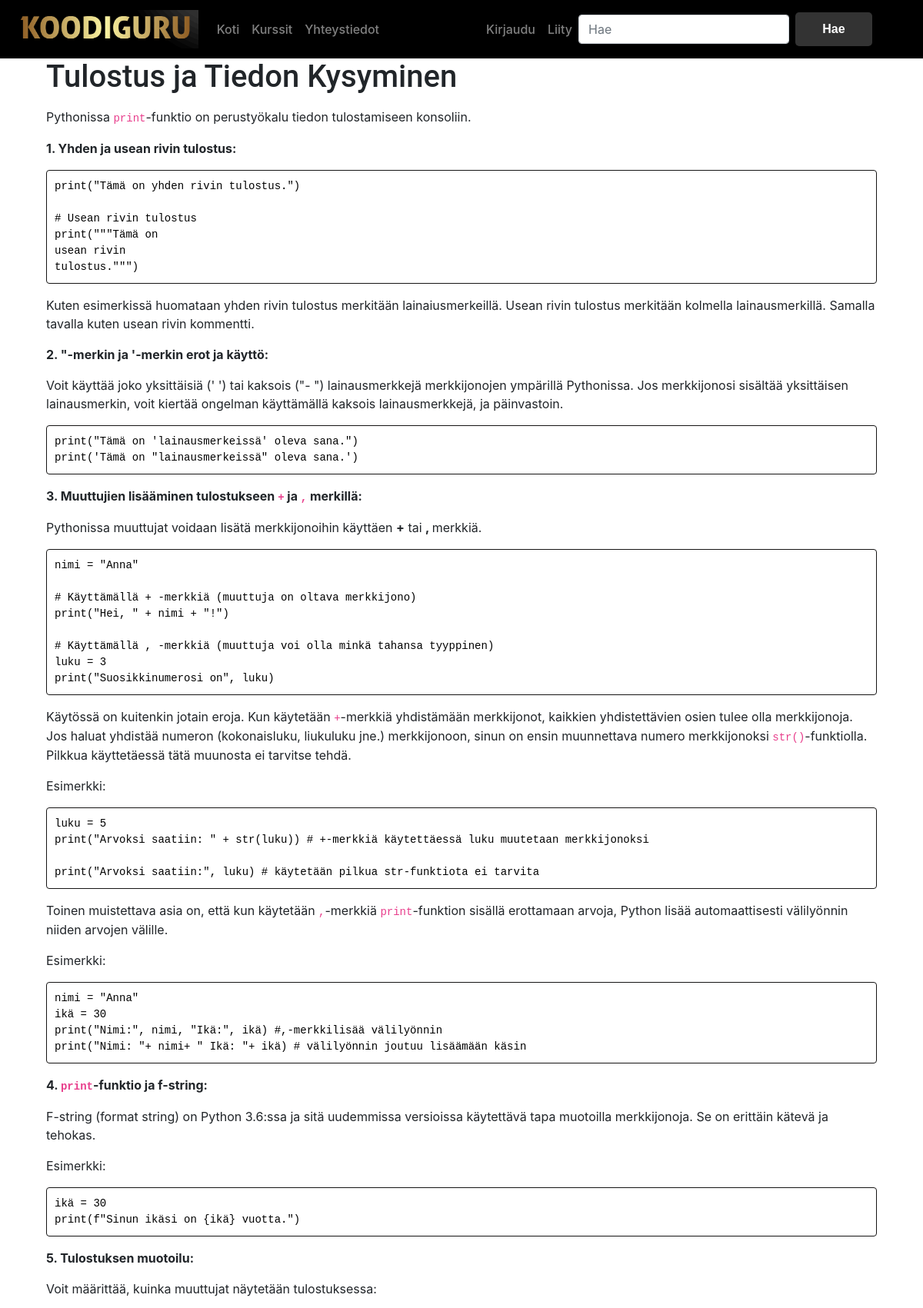
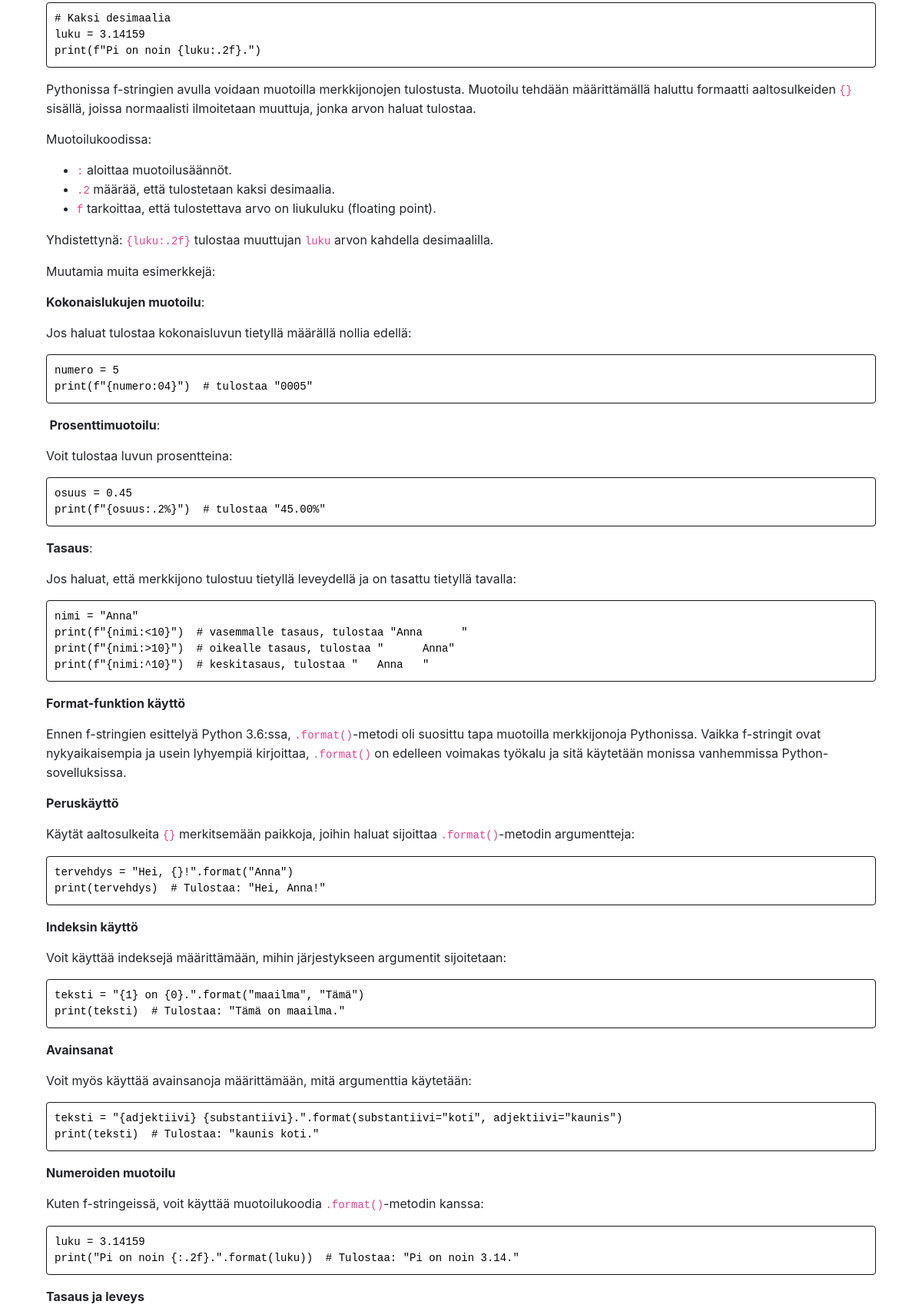
The page /tutorial/3/ (upper part) on the database its author committed (2 pictures, top to bottom).
### main_app/models.py (models this page shows, shortened)
class Tutorial(models.Model):
    title = models.CharField(max_length=200)
    description = RichTextField()
    content = RichTextField()
    category = models.ForeignKey(
        TutorialCategory, on_delete=models.CASCADE, default=get_default_category
    )
    video_url = models.URLField(blank=True, null=True)
    tutorialLogo = models.ImageField(
        upload_to="tuto_logos/", default="tuto_logos/default_tuto.png"
    )

### main_app/views.py (the view)
# urls.py: path('tutorial/<int:tutorial_id>/', views.tutorial_detail, name='tutorial_detail'),
def tutorial_detail(request, tutorial_id):
    tutorial = get_object_or_404(Tutorial, id=tutorial_id)
    task_id = request.session.get("task_id")  # Haetaan task_id istunnosta
    context = {
        "tutorial": tutorial,
        "task_id": task_id,  # Lisätään task_id kontekstiin
    }
    return render(request, "main_app/tutorial_detail.html", context)

### main_app/templates/main_app/tutorial_detail.html (shortened to what this page needs)
    <link href="https://cdn.jsdelivr.net/npm/prismjs@1.25.0/themes/prism.css" rel="stylesheet"/>
    {% extends 'main_app/base.html' %}
     {% load embed_video_tags %}
    {% block content %}
    {% load static %}
<link rel="stylesheet" type="text/css" href="{% static 'css/tutorial_detail_styles.css' %}">
        <div class="container">
                <h1>{{ tutorial.title|safe }}</h1>
                <p>{{ tutorial.content|safe }}</p>
            </div>
        </div>
    {% endblock %}

### main_app/static/css/main_styles.css (style rules this page uses)
body { font-family: "Source Sans Pro", sans-serif; background-color: #f7f7f7; }
h1, h2, h3, h4, h5, h6 { font-family: "Roboto", sans-serif; font-weight: 500; }

### main_app/static/css/tutorial_detail_styles.css (style rules this page uses)
pre { background-color: #ffff; border-radius: 4px; padding: 10px; border: 1px double #161515; overflow-x: auto; }
pre code { background-color: transparent; color: white; font-family: 'Courier New', monospace; }
.language-python { background-color: #FFFFFF !important; }

### rows shown on the page
Tutorial: title "Tulostus ja Tiedon Kysyminen", content "Pythonissa print -funktio on perustyökalu tiedon tulostamiseen konsoliin. 1. Yhden ja usean rivin tulostus: print(\"Tämä on yhden rivin tulostus.\") # Usean rivin tulostus print(\"\"\"Tämä on usean rivin tulostus.\"\"\") Kuten esimerkissä huomataan yhden rivin tulostus merkitään lainaiusmerkeillä. Usean rivin tulostus merkitään kolmella lainausmerkillä. Samalla tavalla kuten usean rivin kommentti. 2. \"-merkin ja '-merkin erot ja käyttö: Voit käyttää joko yksittäisiä (' ') tai kaksois (\"- \") lainausmerkkejä merkkijonojen ympärillä Pythonissa. Jos merkkijonosi sisältää yksittäisen lainausmerkin, voit kiertää ongelman käyttämällä kaksois lainausmerkkejä, ja päinvastoin. print(\"Tämä on…"
